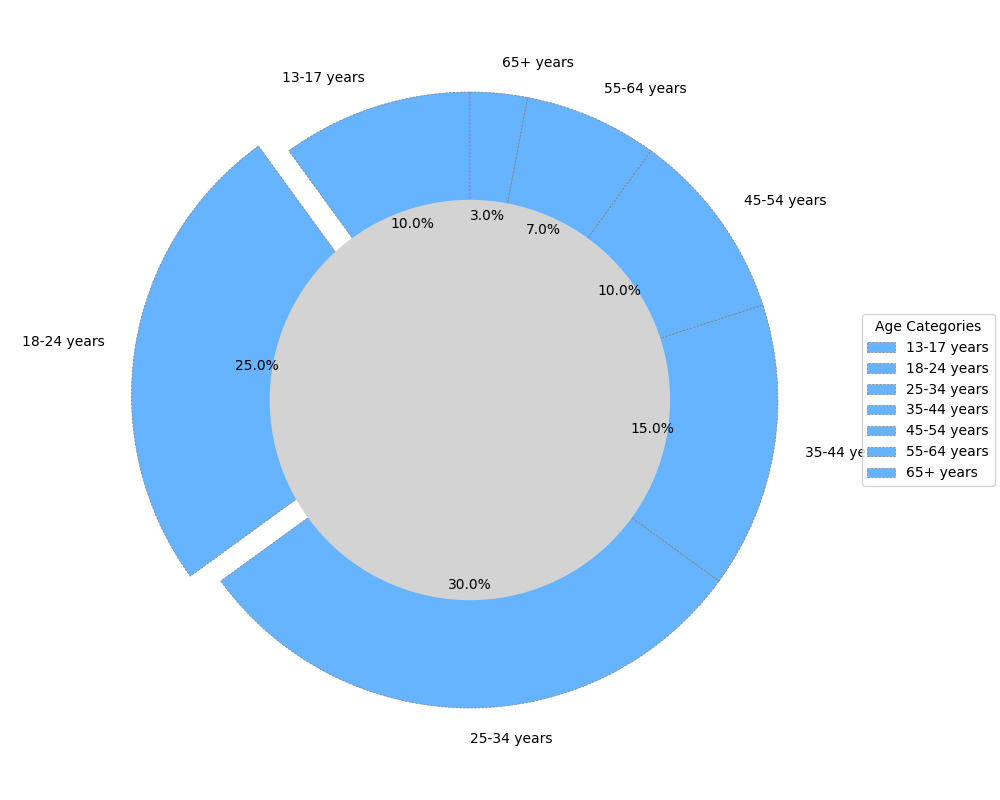

Here is the Python script that generated this plot:
import matplotlib.pyplot as plt

age_categories = ['13-17 years', '18-24 years', '25-34 years', '35-44 years', 
                  '45-54 years', '55-64 years', '65+ years']
subscriber_distribution = [10, 25, 30, 15, 10, 7, 3]
single_color = '#66B3FF'  # Chose a single color to apply consistently
explode = [0, 0.1, 0, 0, 0, 0, 0]

fig, ax = plt.subplots(figsize=(10, 8))
ax.pie(
    subscriber_distribution,
    labels=age_categories,
    colors=[single_color] * len(age_categories),  # Applying the same color across all slices
    startangle=90,
    explode=explode,
    shadow=False,
    wedgeprops={'edgecolor': 'gray', 'linewidth': 0.5, 'linestyle': '--'},
    autopct='%1.1f%%'
)

centre_circle = plt.Circle((0,0),0.65,fc='lightgrey', linewidth=1.5, linestyle='-')  
fig.gca().add_artist(centre_circle)

plt.grid(visible=True, linestyle=':', color='black', linewidth=0.5)
plt.legend(title='Age Categories', loc='center left', bbox_to_anchor=(1, 0.5))
plt.tight_layout()
plt.show()
